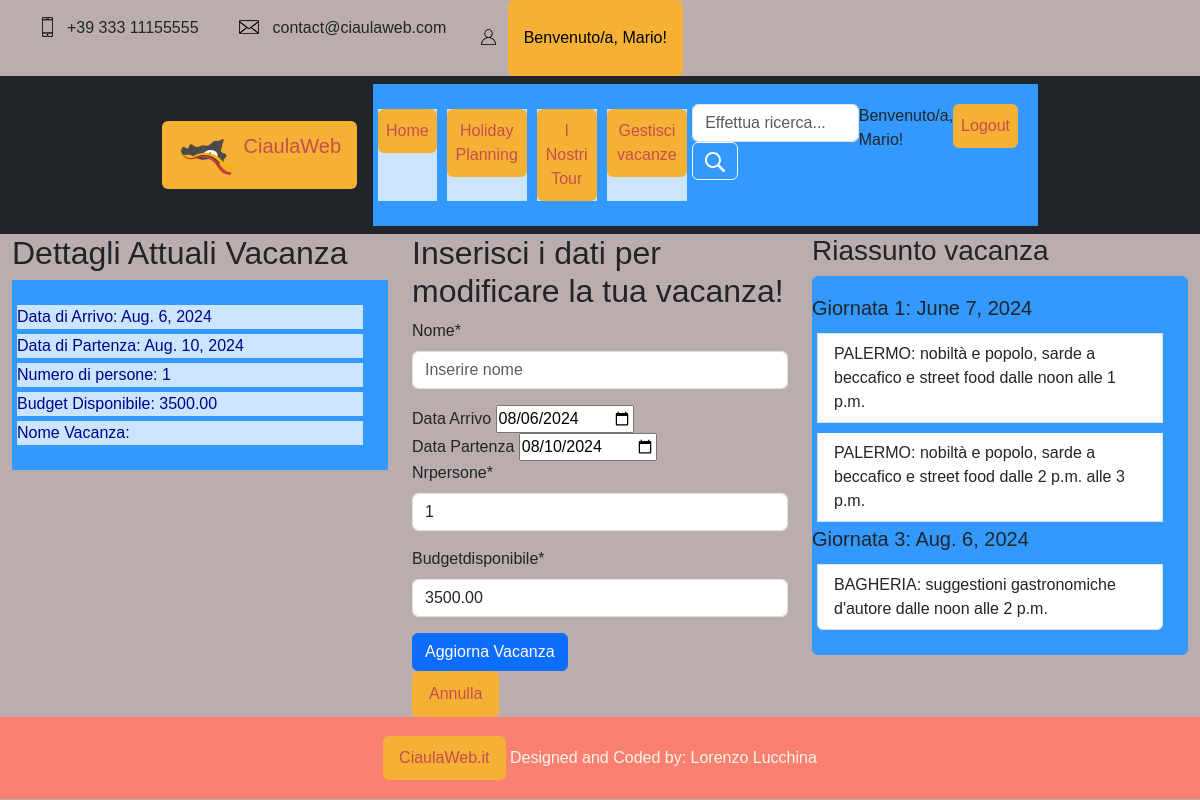
/HolidayPlanning/vacanza/59/modificavacanza/ (signed in), run on an earlier commit of the app's database.
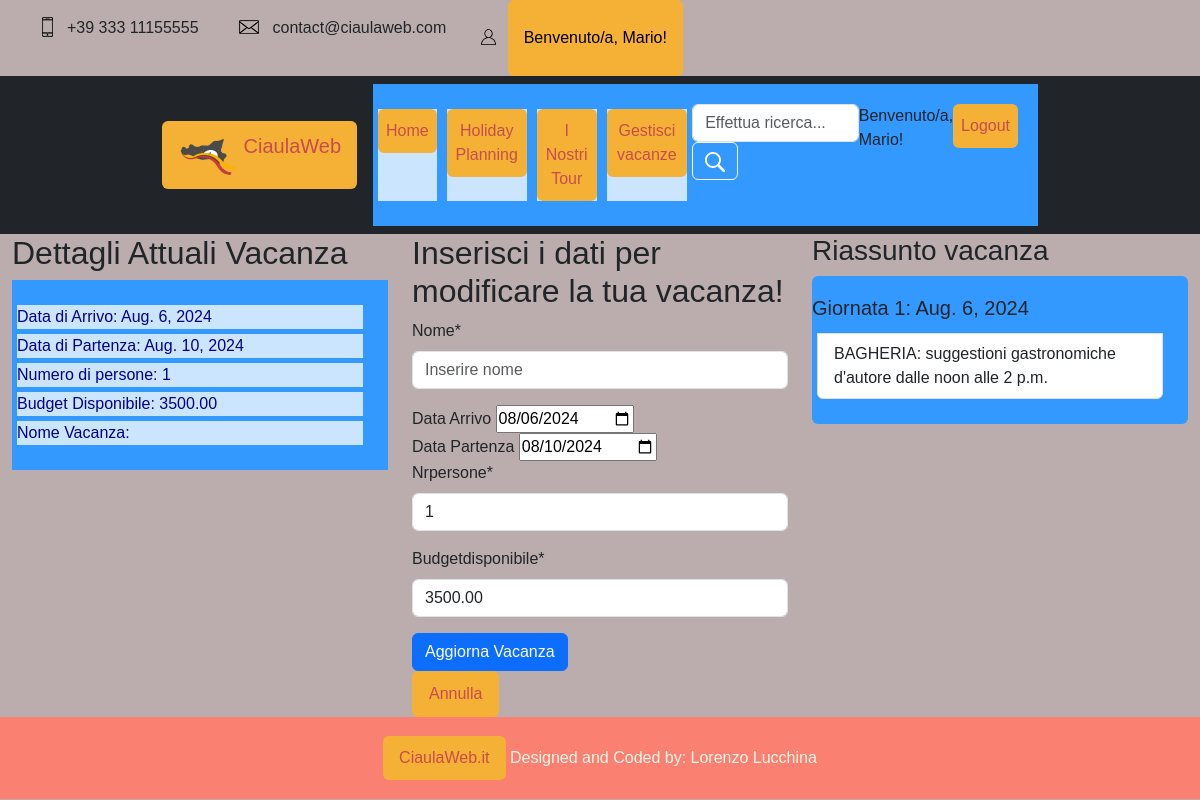
And on a later commit of the database.
### HolidayPlanning/models.py (models this page shows, shortened)
class Scelta(models.Model):
    giorno = models.DateField()  # scelto dall'utente
    attrazione = models.ForeignKey(to='attractions.Attrazione', on_delete=models.CASCADE, related_name="attrazione")
    oraInizio = models.TimeField(blank=True)  # scelta dall'utente
    oraFine = models.TimeField(blank=True)  # scelta dall'utente
    durata = models.DurationField()  # questi sono i secondi della durata
    class Meta:
        verbose_name = "Scelta"
        verbose_name_plural = "Scelte"

### attractions/models.py (models this page shows, shortened)
class Attrazione(models.Model):
    objects = None
    nome = models.CharField(max_length=200, primary_key=True)
    luogo = models.CharField(max_length=300)
    via = models.CharField(max_length=500)
    citta = models.CharField(max_length=200)
    costo = models.DecimalField(max_digits=10, decimal_places=2, blank=True)
    tipo = models.CharField(max_length=200)
    oraApertura = models.TimeField('ora apertura')
    oraChiusura = models.TimeField('ora chiusura')
    descrizione = models.TextField()
    attrazione_image = models.ImageField(blank=True, null=True)  # , upload_to='attractionImages/')
    class Meta:
        verbose_name = "Attrazione"
        verbose_name_plural = "Attrazioni"

### HolidayPlanning/views.py (the view, shortened to what this page needs)
# urls.py: path("vacanza/<pk>/modificavacanza/", ModificaVacanza.as_view(), name="modificavacanza"),
class ModificaVacanza(IsVacanzaUserOwnedMixin, UpdateView):
    model = Vacanza
    template_name = "HolidayPlanning/modificavacanza.html"
    form_class = ModificaVacanzaForm
    def dispatch(self, request, *args, **kwargs):
        vacanza = self.get_object()
        if vacanza.dataPartenza < date.today():
            return HttpResponseForbidden("Non puoi modificare una vacanza già conclusa.")
        return super().dispatch(request, *args, **kwargs)
    def get_context_data(self, **kwargs):
        context = super().get_context_data(**kwargs)
        context['title'] = "Modifica la tua Vacanza"
        context['show_modal'] = True
        return context

### HolidayPlanning/forms.py (shortened to what this page needs)
class ModificaVacanzaForm(forms.ModelForm):
    dataArrivo = forms.DateField(required=True, widget=forms.DateInput(attrs={'placeholder': 'Inserire data di arrivo'}))
    dataPartenza = forms.DateField(required=True, widget=forms.DateInput(attrs={'placeholder': 'Inserire data di ritorno'}))
    nrPersone = forms.IntegerField(required=True, widget=forms.TextInput(attrs={'placeholder': 'Inserire numero persone'}))
    budgetDisponibile = forms.DecimalField(required=True, widget=forms.TextInput(attrs={'placeholder': 'Inserire budget complessivo'}))
    nome = forms.CharField(required=True, widget=forms.TextInput(attrs={'placeholder': 'Inserire nome'}))
    class Meta:
        model = Vacanza
        fields = ['dataArrivo', 'dataPartenza', 'nrPersone', 'budgetDisponibile', 'nome']

### HolidayPlanning/mixins.py (called while the page is built)
    def dispatch(self, request, *args, **kwargs):
        vacanza = Vacanza.objects.get(pk=kwargs['pk'])
        if vacanza.utente != request.user:
            raise Http404("Non hai il permesso per accedere a questa vacanza.")
        return super().dispatch(request, *args, **kwargs)

### HolidayPlanning/models.py (called while the page is built)
    def sort_scelte(self):
        return self.scelte.all().order_by('giorno', 'oraInizio', 'oraFine')

### HolidayPlanning/templates/HolidayPlanning/modificavacanza.html (shortened to what this page needs)
{% extends 'base.html' %}
{% block head %}
    {% load static %}
    <link rel="stylesheet" type="text/css" href="{% static '/css/style.css' %}">
    {% load crispy_forms_tags %}
{% endblock %}
{% block content %}
    {% include "header.html" %}
    <div class="container-fluid">
        <div class="row">
            <div class="col-md-4">
                <h2> Dettagli Attuali Vacanza </h2>
                <ul class="list-unstyled">
                    <li>Data di Arrivo: {{ object.dataArrivo }} </li>
                    <li>Data di Partenza: {{ object.dataPartenza }} </li>
                    <li>Numero di persone: {{ object.nrPersone }} </li>
                    <li>Budget Disponibile: {{ object.budgetDisponibile }} </li>
                    <li>Nome Vacanza: {{ object.nome }} </li>
                </ul>
            </div>
            <div class="col-md-4">
                <h2>Inserisci i dati per modificare la tua vacanza!</h2>
                <form method="post" enctype="multipart/form-data" id="modificaVacanzaForm">
                    {{ form.nome | as_crispy_field }}
                    <label > Data Arrivo
                        <input type="date" name="dataArrivo" value="{{ object.dataArrivo.isoformat }}" data-old-value="{{ object.dataArrivo.isoformat }}">
                    </label>
                    <label> Data Partenza
                        <input type="date" name="dataPartenza" value="{{ object.dataPartenza.isoformat }}" data-old-value="{{ object.dataPartenza.isoformat }}">
                    </label>
                    {{ form.nrPersone | as_crispy_field }}
                    {{ form.budgetDisponibile | as_crispy_field }}
                    <button type="button" value="Submit" class="btn btn-primary" name="SubmitButton" id="submitButton">
                        Aggiorna Vacanza
                    </button>
                </form>
                <a class="btn" href="{% url 'HolidayPlanning:vacanze' %}">Annulla</a>
            </div>
            <div class="col-md-4">
                <h3>Riassunto vacanza</h3>
                <ul class="list-group">
                    {% for s in vacanza.sort_scelte %}
                        {% ifchanged s.giorno %}
                            <h5>Giornata {{ forloop.counter }}: {{ s.giorno }}</h5>
                        {% endifchanged %}
                        <li class="list-group-item">{{ s.attrazione.nome }} dalle {{ s.oraInizio }}
                            alle {{ s.oraFine }}</li>
                    {% endfor %}
                </ul>
            </div>
        </div>
    </div>
{% endblock %}

What changed in the data, as far as the page shows it:
removed Scelta: giorno "June 7, 2024", attrazione.nome "PALERMO: nobiltà e popolo, sarde a beccafico e street food", oraInizio "noon", oraFine "1 p.m."
removed Scelta: attrazione.nome "PALERMO: nobiltà e popolo, sarde a beccafico e street food", oraInizio "2 p.m.", oraFine "3 p.m."
